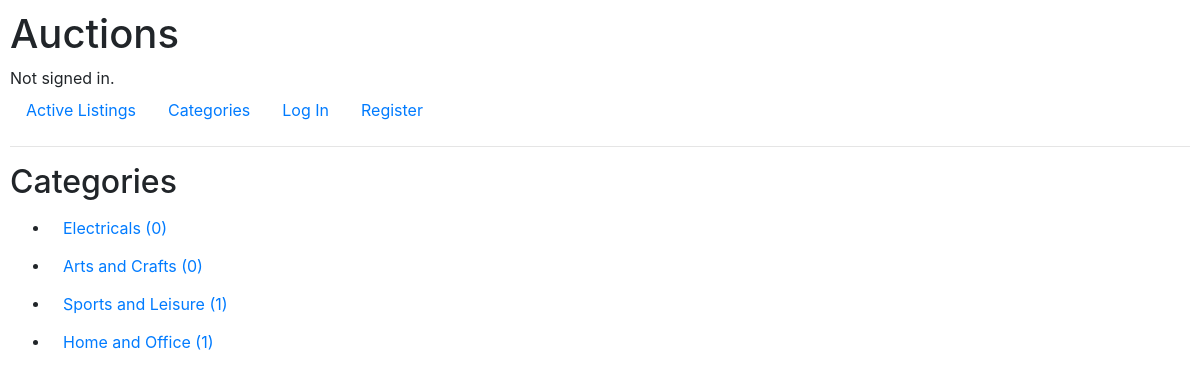
The page /categories on the database its author committed.
### auctions/models.py (models this page shows, shortened)
class Category(models.Model):
    category = models.CharField(max_length=40)

### auctions/views.py (the view)
# urls.py: path("categories", views.categories, name="categories"),
def categories(request):
    categories = Category.objects.all()
    counts = {}
    for category in categories:
        count = Listing.objects.filter(category_id=category.id, active=True).count()
        counts.update({ category.id : count })
    return render(request, "auctions/categories.html", {
        "categories": categories,
        "counts": counts
    })

### auctions/templates/auctions/categories.html (shortened to what this page needs)
{% extends "auctions/layout.html" %}
{% block body %}
    <h2>Categories</h2>
    <ul>
        <form action="{% url 'auctions:index' %}" method="post">
            {% for category in categories %}
                <li>
                    <button class="btn btn-link" type="submit" value="{{ category.id }}" name="category">
                        {{ category.category }}
                        {% for key, value in counts.items %}
                            {% if key == category.id %}
                                ({{ value }})
                            {% endif %}
                        {% endfor %}
                    </button>
                </li>
            {% endfor %}
        </form>
    </ul>
{% endblock %}

### auctions/templates/auctions/layout.html (shortened to what this page needs)
{% load static %}
<!DOCTYPE html>
<html lang="en">
    <head>
        <link rel="stylesheet" href="https://stackpath.bootstrapcdn.com/bootstrap/4.4.1/css/bootstrap.min.css">
        <link href="{% static 'auctions/styles.css' %}" rel="stylesheet">
    </head>
    <body>
        <h1>Auctions</h1>
        <div>
            {% if user.is_authenticated %}
                Signed in as <strong>{{ user.username }}</strong>.
            {% else %}
                Not signed in.
            {% endif %}
        </div>
        <ul class="nav">
            <li class="nav-item">
                <a class="nav-link" href="{% url 'auctions:index' %}">Active Listings</a>
            </li>
            <li class="nav-item">
                <a class="nav-link" href="{% url 'auctions:categories' %}">Categories</a>
            </li>
            {% if user.is_authenticated %}
                <li class="nav-item">
                    <a class="nav-link" href="{% url 'auctions:create' %}">Create Page</a>
                </li>
                <li class="nav-item">
                    <a class="nav-link" href="{% url 'auctions:watchlist'%}">Watchlist</a>
                </li>
                {% if user.is_staff %}
                    <li class="nav-item">
                        <a class="nav-link" href="/admin">Admin</a>
                    </li>
                {% else %}
                    <li class="nav-item">
                        <a class="nav-link" href="{% url 'auctions:user' %}">User</a>
                    </li>
                {% endif %}
                <li class="nav-item">
                    <a class="nav-link" href="{% url 'auctions:logout' %}">Log Out</a>
                </li>
            {% else %}
                <li class="nav-item">
                    <a class="nav-link" href="{% url 'auctions:login' %}">Log In</a>
                </li>
                <li class="nav-item">
                    <a class="nav-link" href="{% url 'auctions:register' %}">Register</a>
                </li>
            {% endif %}
        </ul>
        <hr>
        {% block body %}
        {% endblock %}
    </body>
</html>

### auctions/static/auctions/styles.css (style rules this page uses)
body { padding: 10px; }

### rows shown on the page
Category: {{ category.id }} 1 (drawn), category "Electricals", counts "0"
Category: {{ category.id }} 2 (drawn), category "Arts and Crafts", counts "0"
Category: {{ category.id }} 3 (drawn), category "Sports and Leisure", counts "1"
Category: {{ category.id }} 4 (drawn), category "Home and Office", counts "1"
